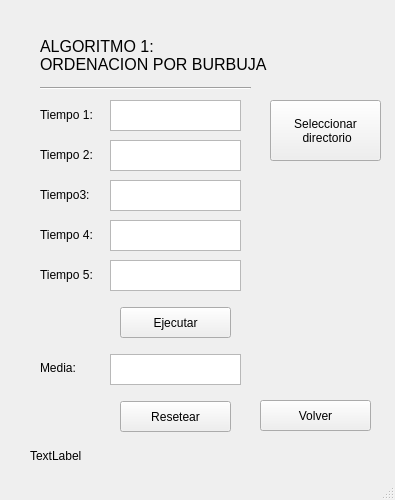
<?xml version="1.0" encoding="UTF-8"?>
<ui version="4.0">
 <class>ventanaOrdenacion</class>
 <widget class="QMainWindow" name="ventanaOrdenacion">
  <property name="geometry">
   <rect>
    <x>0</x>
    <y>0</y>
    <width>395</width>
    <height>500</height>
   </rect>
  </property>
  <property name="windowTitle">
   <string>MainWindow</string>
  </property>
  <widget class="QWidget" name="centralwidget">
   <widget class="QTextBrowser" name="boxTiempo1">
    <property name="geometry">
     <rect>
      <x>110</x>
      <y>100</y>
      <width>131</width>
      <height>31</height>
     </rect>
    </property>
   </widget>
   <widget class="QLabel" name="labelTiempo1">
    <property name="geometry">
     <rect>
      <x>40</x>
      <y>107</y>
      <width>61</width>
      <height>16</height>
     </rect>
    </property>
    <property name="text">
     <string>Tiempo 1:</string>
    </property>
   </widget>
   <widget class="QLabel" name="labelTiempo2">
    <property name="geometry">
     <rect>
      <x>40</x>
      <y>147</y>
      <width>61</width>
      <height>16</height>
     </rect>
    </property>
    <property name="text">
     <string>Tiempo 2:</string>
    </property>
   </widget>
   <widget class="QTextBrowser" name="boxTiempo2">
    <property name="geometry">
     <rect>
      <x>110</x>
      <y>140</y>
      <width>131</width>
      <height>31</height>
     </rect>
    </property>
   </widget>
   <widget class="QLabel" name="labelTiempo3">
    <property name="geometry">
     <rect>
      <x>40</x>
      <y>187</y>
      <width>61</width>
      <height>16</height>
     </rect>
    </property>
    <property name="text">
     <string>Tiempo3:</string>
    </property>
   </widget>
   <widget class="QTextBrowser" name="boxTiempo3">
    <property name="geometry">
     <rect>
      <x>110</x>
      <y>180</y>
      <width>131</width>
      <height>31</height>
     </rect>
    </property>
   </widget>
   <widget class="QLabel" name="labelTiempo4">
    <property name="geometry">
     <rect>
      <x>40</x>
      <y>227</y>
      <width>61</width>
      <height>16</height>
     </rect>
    </property>
    <property name="text">
     <string>Tiempo 4:</string>
    </property>
   </widget>
   <widget class="QTextBrowser" name="boxTiempo4">
    <property name="geometry">
     <rect>
      <x>110</x>
      <y>220</y>
      <width>131</width>
      <height>31</height>
     </rect>
    </property>
   </widget>
   <widget class="QLabel" name="labelTiempo5">
    <property name="geometry">
     <rect>
      <x>40</x>
      <y>267</y>
      <width>61</width>
      <height>16</height>
     </rect>
    </property>
    <property name="text">
     <string>Tiempo 5:</string>
    </property>
   </widget>
   <widget class="QTextBrowser" name="boxTiempo5">
    <property name="geometry">
     <rect>
      <x>110</x>
      <y>260</y>
      <width>131</width>
      <height>31</height>
     </rect>
    </property>
   </widget>
   <widget class="QPushButton" name="botonEjecutar">
    <property name="geometry">
     <rect>
      <x>120</x>
      <y>307</y>
      <width>111</width>
      <height>31</height>
     </rect>
    </property>
    <property name="text">
     <string>Ejecutar</string>
    </property>
   </widget>
   <widget class="QTextBrowser" name="boxMedia">
    <property name="geometry">
     <rect>
      <x>110</x>
      <y>354</y>
      <width>131</width>
      <height>31</height>
     </rect>
    </property>
   </widget>
   <widget class="QLabel" name="labelMedia">
    <property name="geometry">
     <rect>
      <x>40</x>
      <y>360</y>
      <width>61</width>
      <height>16</height>
     </rect>
    </property>
    <property name="text">
     <string>Media:</string>
    </property>
   </widget>
   <widget class="QPushButton" name="botonResetear">
    <property name="geometry">
     <rect>
      <x>120</x>
      <y>401</y>
      <width>111</width>
      <height>31</height>
     </rect>
    </property>
    <property name="text">
     <string>Resetear</string>
    </property>
   </widget>
   <widget class="QPushButton" name="botonVolver">
    <property name="geometry">
     <rect>
      <x>260</x>
      <y>400</y>
      <width>111</width>
      <height>31</height>
     </rect>
    </property>
    <property name="text">
     <string>Volver</string>
    </property>
   </widget>
   <widget class="QLabel" name="labelTitulo">
    <property name="geometry">
     <rect>
      <x>40</x>
      <y>30</y>
      <width>331</width>
      <height>51</height>
     </rect>
    </property>
    <property name="font">
     <font>
      <pointsize>12</pointsize>
     </font>
    </property>
    <property name="text">
     <string>ALGORITMO 1: 
ORDENACION POR BURBUJA</string>
    </property>
   </widget>
   <widget class="Line" name="linea1">
    <property name="geometry">
     <rect>
      <x>40</x>
      <y>80</y>
      <width>211</width>
      <height>16</height>
     </rect>
    </property>
    <property name="orientation">
     <enum>Qt::Horizontal</enum>
    </property>
   </widget>
   <widget class="QLabel" name="resultado">
    <property name="geometry">
     <rect>
      <x>30</x>
      <y>440</y>
      <width>311</width>
      <height>31</height>
     </rect>
    </property>
    <property name="text">
     <string>TextLabel</string>
    </property>
   </widget>
   <widget class="QPushButton" name="botonDirectorio">
    <property name="geometry">
     <rect>
      <x>270</x>
      <y>100</y>
      <width>111</width>
      <height>61</height>
     </rect>
    </property>
    <property name="text">
     <string>Seleccionar 
 directorio</string>
    </property>
   </widget>
  </widget>
  <widget class="QMenuBar" name="menubar">
   <property name="geometry">
    <rect>
     <x>0</x>
     <y>0</y>
     <width>395</width>
     <height>17</height>
    </rect>
   </property>
  </widget>
  <widget class="QStatusBar" name="statusbar"/>
 </widget>
 <resources/>
 <connections/>
</ui>
